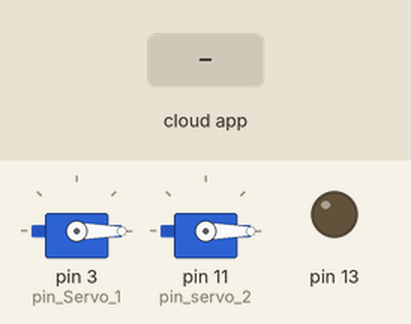
This program was run on a simulated Arduino Nano, built with avr-gcc and run on an emulated ATmega328P. Parts: 2 × servo, output pins drawn as LEDs (lit = HIGH). The inputs (shaded band) are chosen by the test bench. The ROS host is connected and sends only what is stated.

Above: at 1.2 s.
1.3 s: the phone or cloud app sets cote to 0
At 2.2 s:
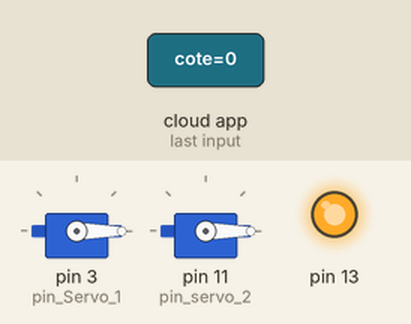
2.8 s: the phone or cloud app sets actif to 1
At 3.8 s:
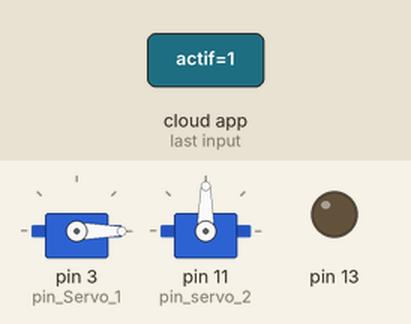
4.3 s: the phone or cloud app sets cote to 1
At 5.4 s:
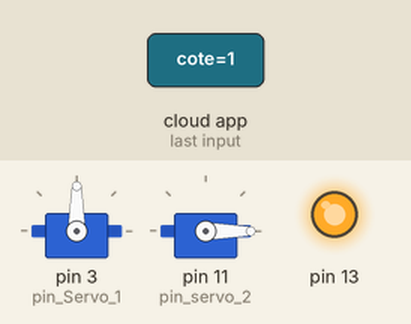
5.8 s: the phone or cloud app sets actif to 1
At 7.0 s:
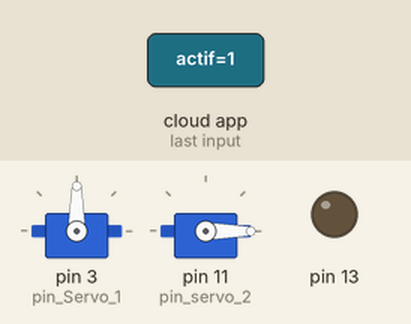
7.3 s: the phone or cloud app sets cote to 0
At 8.5 s:
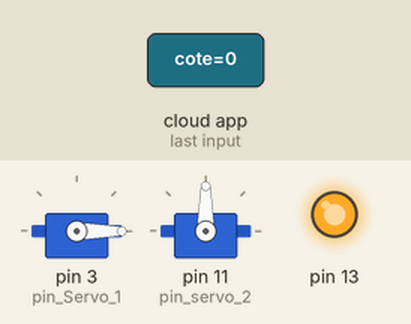
8.8 s: the phone or cloud app sets actif to 0
At 10.2 s:
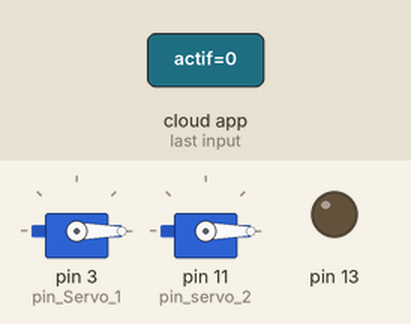
Timing chart, 0 to 11.3 s (numbered marks = the images above; inputs shaded):
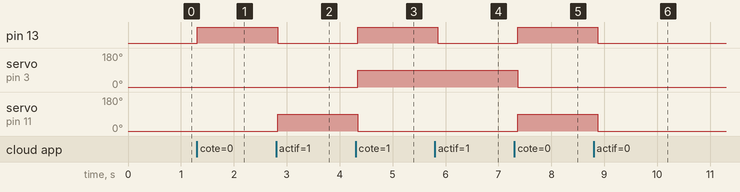

The program:

main.cpp
```cpp
#include <Arduino.h>
#include <Servo.h>
#include "ros.h"
#include <std_msgs/Bool.h>

Servo servo_Actionneur_1;
Servo servo_Actionneur_2;

int pin_Servo_1 = 3;
int pin_servo_2 = 11;

int angle_range = 0;
int angle_deploye = 90;

bool cote = false;
bool actif = false;

bool led=false;

ros::NodeHandle nh;

void callbackcote(const std_msgs::Bool& toggle_msg){
  cote = toggle_msg.data;
  led=!led;
  digitalWrite(13,led);
}
void callbackactif(const std_msgs::Bool& toggle_msg){
  actif = toggle_msg.data;
  led=!led;
  digitalWrite(13,led);
}
ros::Subscriber<std_msgs::Bool> subcote("/cote/", &callbackcote );
ros::Subscriber<std_msgs::Bool> subactif("/actif/", &callbackactif );

void setup() {
  // put your setup code here, to run once:
  servo_Actionneur_1.attach(pin_Servo_1);
  servo_Actionneur_1.write(angle_range);
  servo_Actionneur_2.attach(pin_servo_2);
  servo_Actionneur_2.write(angle_range);
  pinMode(13,OUTPUT);
  //ros
  nh.initNode();
  nh.subscribe(subcote);
  nh.subscribe(subactif);
}

void loop()
{
  nh.spinOnce();
  if(cote)
  {
    servo_Actionneur_2.write(angle_range);
    if(actif){
      servo_Actionneur_1.write(angle_deploye);
    }
    else {
    servo_Actionneur_1.write(angle_range);
    }
  }
  else{
    servo_Actionneur_1.write(angle_range);
    if(actif){
      servo_Actionneur_2.write(angle_deploye);
    }else {
      servo_Actionneur_2.write(angle_range);
    }
  }
  delay(100);
}
```

Measured:
- after the input at 1.3 s, pin 13: LOW → HIGH at once
- after the input at 2.8 s, pin 13: HIGH → LOW at once; servo on pin 11 (pin_servo_2): 0° → 90° at once
- after the input at 4.3 s, pin 13: LOW → HIGH at once; servo on pin 3 (pin_Servo_1): 0° → 90° at once; servo on pin 11 (pin_servo_2): 90° → 0° at once
- after the input at 5.8 s, pin 13: HIGH → LOW after 0.05 s
- after the input at 7.3 s, pin 13: LOW → HIGH after 0.06 s; servo on pin 3 (pin_Servo_1): 90° → 0° after 0.06 s; servo on pin 11 (pin_servo_2): 0° → 90° after 0.06 s
- after the input at 8.8 s, pin 13: HIGH → LOW after 0.08 s; servo on pin 11 (pin_servo_2): 90° → 0° after 0.08 s
